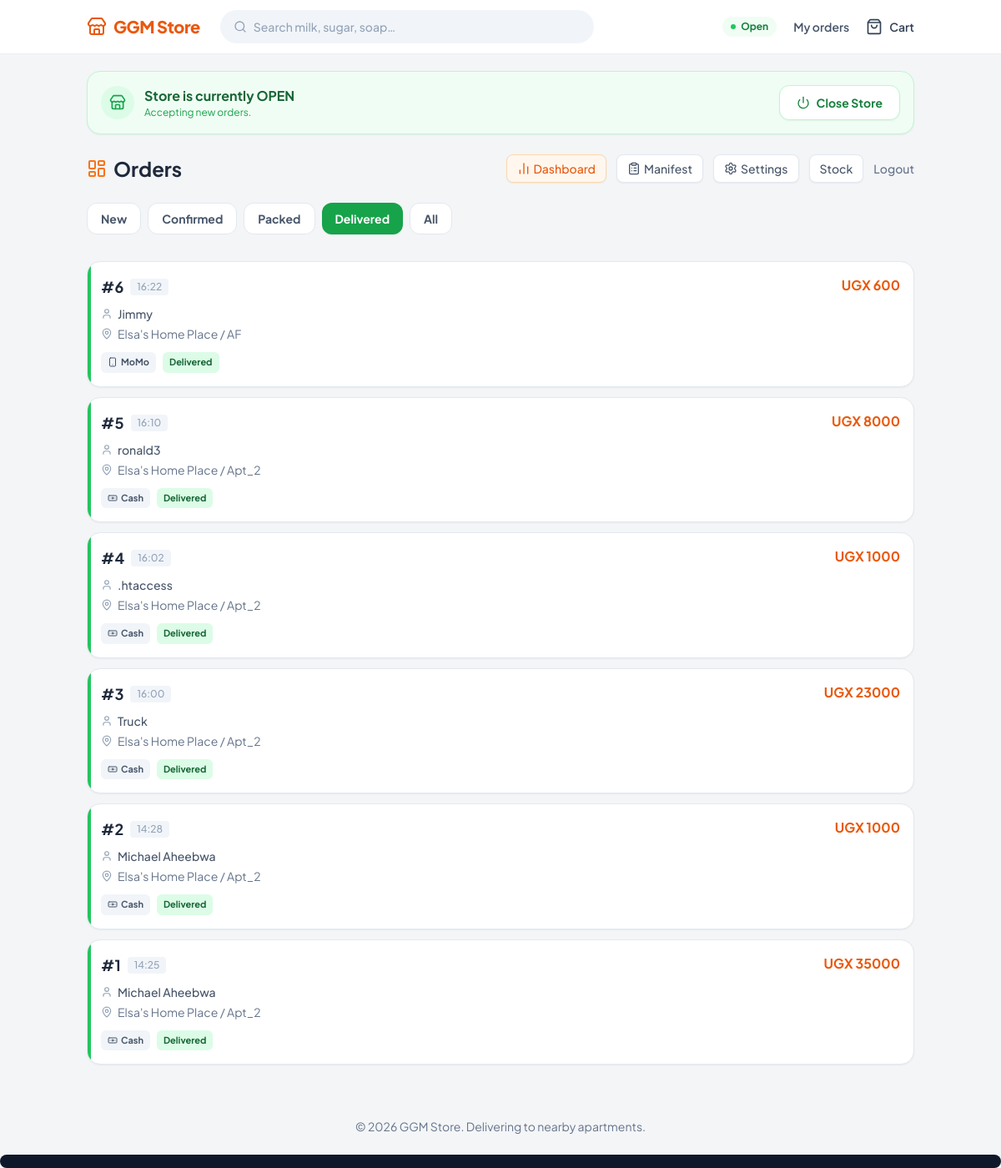
The page /staff/?status=delivered (signed in) on the database its author committed.
### marketplace/models.py (models this page shows, shortened)
class Order(models.Model):
    STATUS_CHOICES = [
        ('new', 'New Order'),
        ('confirmed', 'Confirmed'),
        ('packed', 'Packed & Ready'),
        ('delivered', 'Delivered'),
        ('cancelled', 'Cancelled'),
    ]
    PAYMENT_CHOICES = [
        ('cash', 'Cash on Delivery'),
        ('momo', 'MoMo on Delivery'),
    ]
    customer = models.ForeignKey(Customer, on_delete=models.CASCADE)
    status = models.CharField(max_length=20, choices=STATUS_CHOICES, default='new', db_index=True)
    payment_method = models.CharField(max_length=20, choices=PAYMENT_CHOICES, default='cash')
    total_amount = models.DecimalField(max_digits=10, decimal_places=2, default=0.00)
    delivery_fee = models.DecimalField(max_digits=10, decimal_places=2, default=0.00)
    is_modified = models.BooleanField(default=False, help_text="True if staff altered the items after the customer placed it")
    note = models.TextField(blank=True, help_text="Customer delivery instructions")
    created_at = models.DateTimeField(auto_now_add=True, db_index=True)
    updated_at = models.DateTimeField(auto_now=True)
    class Meta:
        ordering = ['-created_at']

class Customer(models.Model):
    phone_number = models.CharField(max_length=20, unique=True, db_index=True)
    name = models.CharField(max_length=255, blank=True)
    apartment = models.ForeignKey(Apartment, on_delete=models.SET_NULL, null=True, blank=True)
    unit_number = models.CharField(max_length=50, blank=True) # e.g., "Apt 4"

class Apartment(models.Model):
    name = models.CharField(max_length=255, unique=True) # e.g., "Block B"
    delivery_fee_override = models.DecimalField(
        max_digits=10,
        decimal_places=2,
        null=True,
        blank=True,
        help_text="Leave blank to use the global delivery fee. Set to 0 for free delivery.",
    )

### marketplace/views.py (the view)
# urls.py: path('staff/', views.staff_orders, name='staff_orders'),
@login_required
def staff_orders(request):
    status = request.GET.get('status', 'new')
    valid_statuses = {'new', 'confirmed', 'packed', 'delivered', 'all'}
    if status not in valid_statuses:
        status = 'new'
    orders = Order.objects.select_related(
        'customer', 'customer__apartment'
    ).prefetch_related('items__product')
    if status != 'all':
        orders = orders.filter(status=status)
    orders = orders.order_by('-created_at')
    context = {
        'status': status,
        'orders': orders,
        'new_count': Order.objects.filter(status='new').count(),
        'confirmed_count': Order.objects.filter(status='confirmed').count(),
        'packed_count': Order.objects.filter(status='packed').count(),
        'delivered_count': Order.objects.filter(status='delivered').count(),
        'config': _get_store_config(),
    }
    template = (
        'marketplace/_staff_order_list.html'
        if request.headers.get('HX-Request') == 'true'
        else 'marketplace/staff_orders.html'
    )
    response = render(request, template, context)
    if request.headers.get('HX-Request') == 'true':
        response['HX-Trigger-After-Swap'] = json.dumps({
            'staffOrdersUpdated': {'newCount': context['new_count']},
        })
    return response

### marketplace/context_processors.py (called while the page is built)
def vapid_public_key(request):
    return {'VAPID_PUBLIC_KEY': settings.VAPID_PUBLIC_KEY}

def _load_customer(request):
    session = getattr(request, 'session', None)
    customer_id = session.get('customer_id') if session is not None else None
    if not customer_id:
        return None
    try:
        return Customer.objects.select_related('apartment').get(pk=customer_id)
    except (Customer.DoesNotExist, ValueError, TypeError):
        return None

def store_context(request):
    return {
        'config': SimpleLazyObject(_load_config),
        'current_customer': SimpleLazyObject(lambda: _load_customer(request)),
    }

### marketplace/views.py (called while the page is built)
def _get_store_config():
    config, _ = StoreConfig.objects.get_or_create(pk=1)
    return config

### templates/marketplace/staff_orders.html (shortened to what this page needs)
{% extends "base.html" %}
{% block content %}
<div class="max-w-5xl mx-auto">
    {% include "marketplace/_store_status_banner.html" %}
    <div class="flex items-center justify-between mb-6">
        <h1 class="text-2xl font-bold text-slate-800 flex items-center gap-2">
            <i data-lucide="layout-dashboard" class="w-6 h-6 text-orange-500"></i> Orders
        </h1>
        <div class="flex items-center gap-3">
            {% if user.is_superuser %}
            <a href="{% url 'owner_dashboard' %}" class="text-sm font-medium text-orange-600 hover:text-orange-700 bg-orange-50 px-3 py-1.5 rounded-lg border border-orange-200 transition-colors shadow-sm flex items-center gap-1">
                <i data-lucide="bar-chart-2" class="w-4 h-4"></i> Dashboard
            </a>
            {% endif %}
            <a href="{% url 'staff_manifest' %}" target="_blank" rel="noopener" class="text-sm font-medium text-slate-600 hover:text-orange-600 bg-white px-3 py-1.5 rounded-lg border border-slate-200 transition-colors shadow-sm flex items-center gap-1">
                <i data-lucide="clipboard-list" class="w-4 h-4"></i> Manifest
            </a>
            <a href="{% url 'staff_settings' %}" class="text-sm font-medium text-slate-600 hover:text-orange-600 bg-white px-3 py-1.5 rounded-lg border border-slate-200 transition-colors shadow-sm flex items-center gap-1">
                <i data-lucide="settings" class="w-4 h-4"></i> Settings
            </a>
            <a href="{% url 'staff_stock' %}" class="text-sm font-medium text-slate-600 hover:text-orange-600 bg-white px-3 py-1.5 rounded-lg border border-slate-200 transition-colors shadow-sm">
                Stock
            </a>
            <form method="post" action="{% url 'logout' %}">
                <button type="submit" class="text-sm font-medium text-slate-500 hover:text-red-600">Logout</button>
            </form>
        </div>
    </div>
    <nav class="flex overflow-x-auto gap-2 mb-6 pb-2 snap-x hide-scrollbar" aria-label="Filter orders">
        <a href="?status=new" class="snap-start shrink-0 flex items-center gap-2 px-4 py-2 rounded-xl text-sm font-bold transition-all {% if status == 'new' %}bg-orange-600 text-white shadow-sm{% else %}bg-white text-slate-600 border border-slate-200 hover:bg-slate-50{% endif %}">
            New {% if new_count %}<span class="bg-red-500 text-white px-1.5 py-0.5 rounded-md text-[10px]">{{ new_count }}</span>{% endif %}
        </a>
        <a href="?status=confirmed" class="snap-start shrink-0 flex items-center gap-2 px-4 py-2 rounded-xl text-sm font-bold transition-all {% if status == 'confirmed' %}bg-blue-600 text-white shadow-sm{% else %}bg-white text-slate-600 border border-slate-200 hover:bg-slate-50{% endif %}">
            Confirmed {% if confirmed_count %}<span class="bg-blue-100 text-blue-700 px-1.5 py-0.5 rounded-md text-[10px]">{{ confirmed_count }}</span>{% endif %}
        </a>
        <a href="?status=packed" class="snap-start shrink-0 flex items-center gap-2 px-4 py-2 rounded-xl text-sm font-bold transition-all {% if status == 'packed' %}bg-indigo-600 text-white shadow-sm{% else %}bg-white text-slate-600 border border-slate-200 hover:bg-slate-50{% endif %}">
            Packed {% if packed_count %}<span class="bg-indigo-100 text-indigo-700 px-1.5 py-0.5 rounded-md text-[10px]">{{ packed_count }}</span>{% endif %}
        </a>
        <a href="?status=delivered" class="snap-start shrink-0 flex items-center gap-2 px-4 py-2 rounded-xl text-sm font-bold transition-all {% if status == 'delivered' %}bg-green-600 text-white shadow-sm{% else %}bg-white text-slate-600 border border-slate-200 hover:bg-slate-50{% endif %}">
            Delivered
        </a>
        <a href="?status=all" class="snap-start shrink-0 flex items-center gap-2 px-4 py-2 rounded-xl text-sm font-bold transition-all {% if status == 'all' %}bg-slate-800 text-white shadow-sm{% else %}bg-white text-slate-600 border border-slate-200 hover:bg-slate-50{% endif %}">
            All
        </a>
    </nav>
    <div id="order-list-container" data-new-count="{{ new_count }}"
         hx-get="{% url 'staff_orders' %}?status={{ status }}"
         hx-trigger="every 20s" hx-swap="innerHTML" hx-target="#order-list-inner">
        <div id="order-list-inner" hx-on::after-swap="lucide.createIcons()">
            {% include "marketplace/_staff_order_list.html" %}
        </div>
    </div>
</div>
{% endblock %}

### templates/marketplace/_staff_order_list.html (shortened to what this page needs)
<div class="space-y-3">
    {% for order in orders %}
    <a href="{% url 'staff_order_detail' order.id %}" class="block bg-white rounded-2xl shadow-sm border border-slate-200 p-4 hover:shadow-md transition-shadow active:scale-[0.99] relative overflow-hidden">
        <div class="absolute left-0 top-0 bottom-0 w-1 {% if order.status == 'new' %}bg-yellow-400{% elif order.status == 'confirmed' %}bg-blue-500{% elif order.status == 'packed' %}bg-indigo-500{% elif order.status == 'delivered' %}bg-green-500{% else %}bg-red-500{% endif %}"></div>
        <div class="flex justify-between items-start mb-2">
            <div class="flex items-center gap-2">
                <span class="font-bold text-slate-800 text-lg">#{{ order.id }}</span>
                <span class="text-xs font-medium text-slate-400 bg-slate-100 px-2 py-0.5 rounded">{{ order.created_at|date:"H:i" }}</span>
            </div>
            <div class="font-bold text-orange-600">UGX {{ order.total_amount|floatformat:0 }}</div>
        </div>
        <div class="text-sm text-slate-600 font-medium truncate flex items-center gap-1.5 mb-1">
            <i data-lucide="user" class="w-3.5 h-3.5 text-slate-400"></i>
            {{ order.customer.name|default:order.customer.phone_number }}
        </div>
        {% if order.customer.apartment %}
        <div class="text-sm text-slate-500 truncate flex items-center gap-1.5">
            <i data-lucide="map-pin" class="w-3.5 h-3.5 text-slate-400"></i>
            {{ order.customer.apartment.name }}{% if order.customer.unit_number %} / {{ order.customer.unit_number }}{% endif %}
        </div>
        {% endif %}
        <div class="mt-3 flex items-center gap-2">
            <span class="inline-flex items-center gap-1 text-[11px] font-bold px-2 py-1 rounded-md bg-slate-100 text-slate-600">
                {% if order.payment_method == 'cash' %}<i data-lucide="banknote" class="w-3 h-3"></i> Cash{% else %}<i data-lucide="smartphone" class="w-3 h-3"></i> MoMo{% endif %}
            </span>
            <span class="inline-flex items-center gap-1 text-[11px] font-bold px-2 py-1 rounded-md
                {% if order.status == 'new' %}bg-yellow-100 text-yellow-800
                {% elif order.status == 'confirmed' %}bg-blue-100 text-blue-800
                {% elif order.status == 'packed' %}bg-indigo-100 text-indigo-800
                {% elif order.status == 'delivered' %}bg-green-100 text-green-800
                {% else %}bg-red-100 text-red-800{% endif %}">
                {{ order.get_status_display }}
            </span>
        </div>
    </a>
    {% endfor %}
</div>

### rows shown on the page
Order: id "6", created_at "16:22", total_amount "600", customer.name "Jimmy", customer.apartment.name "Elsa's Home Place", customer.unit_number "AF", payment_method "momo" (drawn), status "Delivered"
Order: id "5", created_at "16:10", total_amount "8000", customer.name "ronald3", customer.apartment.name "Elsa's Home Place", customer.unit_number "Apt_2", payment_method "cash" (drawn), status "Delivered"
Order: id "4", created_at "16:02", total_amount "1000", customer.name ".htaccess", customer.apartment.name "Elsa's Home Place", customer.unit_number "Apt_2", payment_method "cash" (drawn), status "Delivered"
Order: id "3", created_at "16:00", total_amount "23000", customer.name "Truck", customer.apartment.name "Elsa's Home Place", customer.unit_number "Apt_2", payment_method "cash" (drawn), status "Delivered"
Order: id "2", created_at "14:28", total_amount "1000", customer.name "Michael Aheebwa", customer.apartment.name "Elsa's Home Place", customer.unit_number "Apt_2", payment_method "cash" (drawn), status "Delivered"
Order: id "1", created_at "14:25", total_amount "35000", customer.name "Michael Aheebwa", customer.apartment.name "Elsa's Home Place", customer.unit_number "Apt_2", payment_method "cash" (drawn), status "Delivered"
